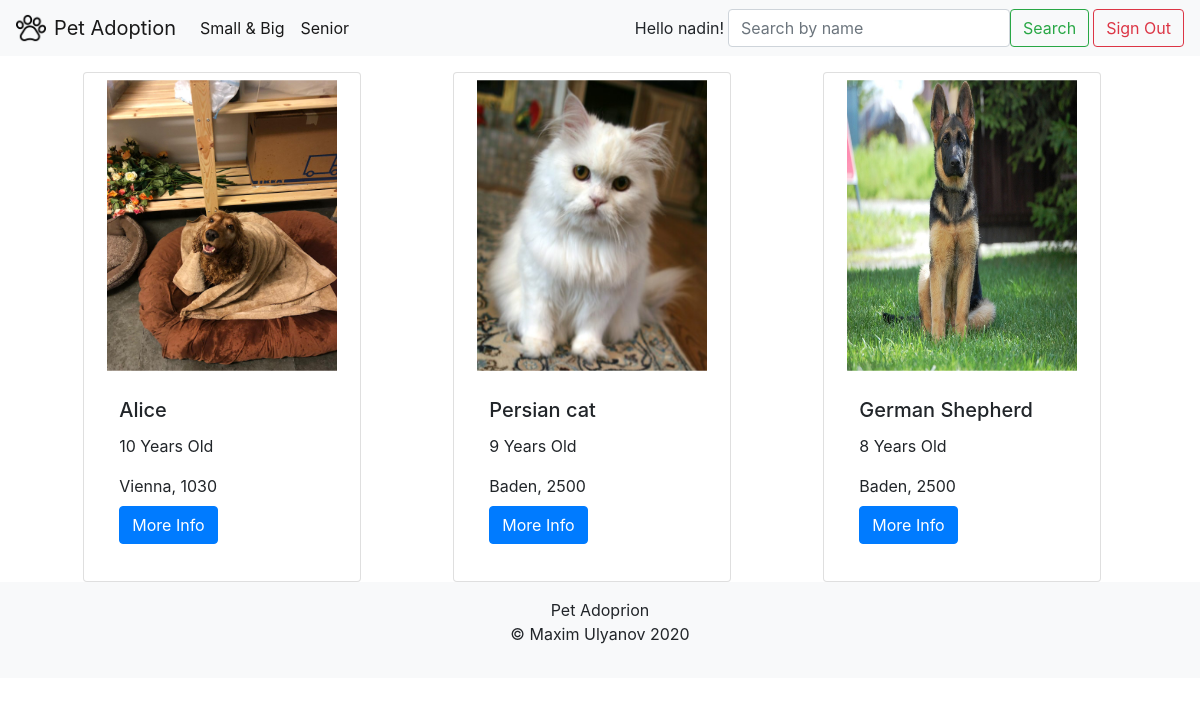
The page /senior.php (signed in) on the database its author committed.
### tables this page shows
CREATE TABLE `users` (
  `user_id` int(11) NOT NULL,
  `name` varchar(30) NOT NULL,
  `email` varchar(60) NOT NULL,
  `pwd` varchar(255) NOT NULL,
  `permissions` enum('user','admin') NOT NULL DEFAULT 'user'
);

CREATE TABLE `pets` (
  `pet_id` int(11) NOT NULL,
  `pet_name` char(70) DEFAULT NULL,
  `age` int(11) DEFAULT NULL,
  `pet_IMG` varchar(255) DEFAULT NULL,
  `type` enum('small','large') DEFAULT NULL,
  `description` longtext,
  `senior` enum('no','yes') DEFAULT NULL,
  `website` varchar(255) DEFAULT NULL,
  `hobbies` text,
  `date_available` date DEFAULT NULL,
  `location_id_FK` int(11) DEFAULT NULL
);

CREATE TABLE `location` (
  `location_id` int(11) NOT NULL,
  `location_name` char(50) DEFAULT NULL,
  `city` varchar(70) DEFAULT NULL,
  `ZIP` int(11) DEFAULT NULL,
  `address` varchar(100) DEFAULT NULL,
  `location_img` varchar(250) DEFAULT NULL
);

### senior.php (the view)
<?php require_once 'actions/db_connect.php'; ?>
<?php require_once 'head.php'; ?>
<?php
           $sql = " SELECT pets.pet_IMG, pets.pet_name, pets.age, `location`.city, `location`.ZIP
          FROM pets
          INNER JOIN `location` ON pets.location_id_FK=`location`.location_id WHERE (senior='yes')";
           $result = $connect->query($sql);
            if($result->num_rows > 0) {
                while($row = $result->fetch_assoc()) {
                echo "<div class='card pet mt-3 mr-3 col-3' style='width: 20vw;'>";
                echo  "<img src='".$row['pet_IMG']."'class='card-img-top'><div class='card-body'> <h5 class='card-title'>".$row['pet_name' ]."</h5><p class='card-text'>" .$row['age']." Years Old</p>".$row['city'].", " .$row['ZIP']."<br><a href='#' class='mt-2 btn btn-primary'>More Info</a>" ;
                echo" </div>
                </div>";
               }
           } else  {
               echo  "No Data Avaliable";
           }
            ?>
<?php require_once 'footer.php'; ?>

### head.php (shortened to what this page needs)
<?php
require_once 'actions/db_connect.php';
$res=mysqli_query($connect, "SELECT * FROM users WHERE `user_id`=".$_SESSION['user']);
$userRow=mysqli_fetch_array($res, MYSQLI_ASSOC);
?>
<!DOCTYPE html>
<html lang="en">
<head>
    <link rel="stylesheet" href="style.css">
    <link rel="stylesheet" href="https://stackpath.bootstrapcdn.com/bootstrap/4.5.2/css/bootstrap.min.css">
</head>
<body>
<header>
<nav class="navbar navbar-expand-lg navbar-light bg-light">
<img  src="img/pawprint.png" width="30" height="30" alt="" loading="lazy">
  <a class="navbar-brand pl-2" href="home.php">Pet Adoption</a>
  <div class="collapse navbar-collapse" id="navbarSupportedContent">
    <ul class="navbar-nav mr-auto">
      <li class="nav-item">
        <a class="nav-link active" href="general.php">Small & Big</a>
      </li>
      <li class="nav-item">
        <a class="nav-link active" href="senior.php">Senior</a>
      </li>
    </ul>
    <form class="form-inline my-2 my-lg-0">
    <span class="mr-1"><?php echo "Hello ". $userRow['name' ]. "!"; ?></span>
    <div class="search-box">
    <input type="text" class="form-control mr-sm-2 search-box" type="search" autocomplete="off" placeholder="Search by name"/>
    </div>
      <button class="btn btn-outline-success mr-1" type="submit">Search</button>
      <a class="btn btn-outline-danger" href="logout.php?logout">Sign Out</a>
    </form>
  </div>
</nav>
</header>
<div class="container d-flex flex-wrap justify-content-around">

### style.css (style rules this page uses)
.pet img { width: 100%; padding: 3%; height: 60%; }

### head.php (style rules this page uses)
.search-box input[type="text"], .result { width: 100%; box-sizing: border-box; }

### rows shown on the page
users: name "nadin"
pets: pet_IMG (picture), pet_name "Alice", age "10", location_id_FK.city "Vienna", location_id_FK.ZIP "1030"
pets: pet_IMG (picture), pet_name "Persian cat", age "9", location_id_FK.city "Baden", location_id_FK.ZIP "2500"
pets: pet_IMG (picture), pet_name "German Shepherd", age "8", location_id_FK.city "Baden", location_id_FK.ZIP "2500"
